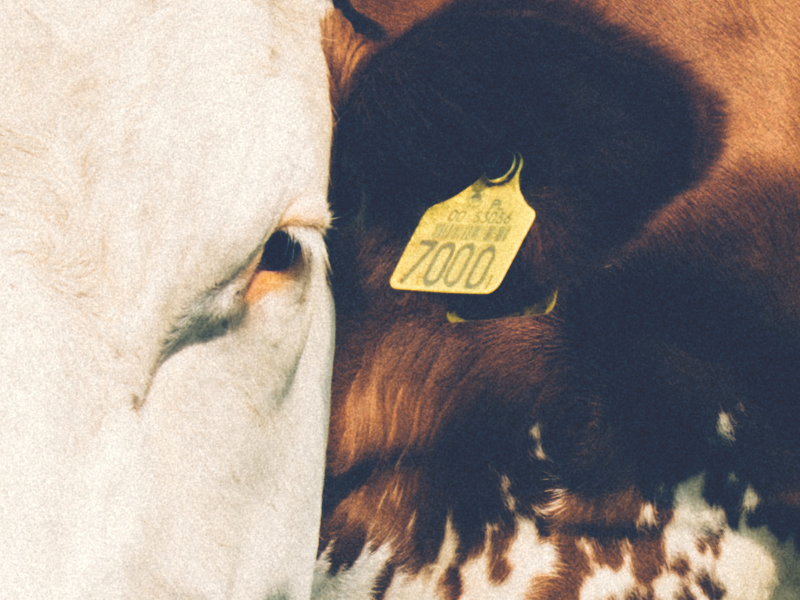
#> input picture TP3/images/train/vaca.jpg, 800 x 600 px
$ jupyter execute vaca_svm_improvements.ipynb
#> lines starting #> are read from the running program, lines starting #| are printed output that depends on the picture
### Importar Librerías Necesarias

[cell 1]
import numpy as np
import matplotlib.pyplot as plt
from PIL import Image
from sklearn.model_selection import train_test_split
import cv2

### Implementacion SVM

[cell 2]
def svm_sgd(X, y, C=1, lr=0.001, epochs=100):
    m, n = X.shape
    w = np.zeros(n)
    b = 0
    losses = []

    for epoch in range(epochs):
        # Calculamos la pérdida y el gradiente
        distances = 1 - y * (np.dot(X, w) + b)
        dw = np.zeros(n)
        db = 0
        loss = 0

        for i, d in enumerate(distances):
            if d > 0:
                dw += -C * y[i] * X[i]
                db += -C * y[i]
                loss += d
            else:
                dw += 0
                db += 0
        # Añadir la regularización
        dw = w + dw / m
        db = db / m
        loss = 0.5 * np.dot(w, w) + C * loss / m

        # Actualizar los pesos
        w -= lr * dw
        b -= lr * db

        losses.append(loss)

    return w, b, losses

## Cargar y Preparar las Imágenes de Entrenamiento

### Función para Cargar una Imagen y Extraer los Píxeles

[cell 3]
def load_image_pixels(image_path):
    image = Image.open(image_path)
    pixels = np.array(image)
    return pixels

# Función para cargar y convertir los píxeles al espacio HSV
def load_image_pixels_hsv(image_path):
#> called with image_path = '../images/train/vaca.jpg'
    image = Image.open(image_path)
#> image is the input picture: PIL image 800x600 RGB; mean R, G, B 150.4, 139.6, 133.5
    image_np = np.array(image)
    # Convertir de RGB a HSV
    image_hsv = cv2.cvtColor(image_np, cv2.COLOR_RGB2HSV)
#> image_hsv: shape (600, 800, 3); mean H, S, V 56.9, 64.8, 158.8
    return image_hsv

### Cargar las Imágenes y Extraer los Píxeles

[cell 4]
# Cargar imágenes
cow_pixels_hsv = load_image_pixels_hsv('../images/train/vaca.jpg')
grass_pixels_hsv = load_image_pixels_hsv('../images/train/pasto.jpg')
#> call 2 of load_image_pixels_hsv, with image_path = '../images/train/pasto.jpg'
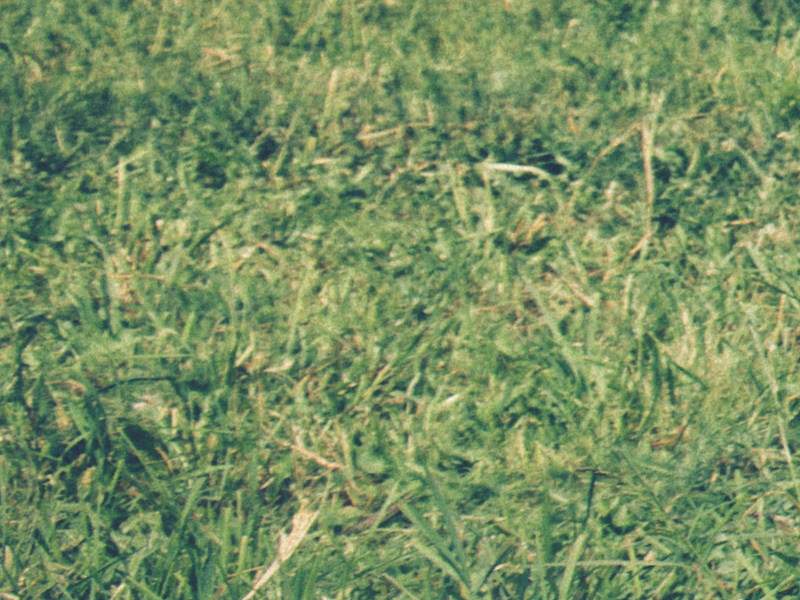
#> input picture TP3/images/train/pasto.jpg, 800 x 600 px
#> in load_image_pixels_hsv, image is the input picture: PIL image 800x600 RGB; mean R, G, B 120.4, 144.1, 98.2
#> in load_image_pixels_hsv (call 2), `image_hsv = cv2.cvtColor(image_np, cv2.COLOR_RGB2HSV)`: image_hsv: shape (600, 800, 3); mean H, S, V 48.7, 88, 144.8
sky_pixels_hsv = load_image_pixels_hsv('../images/train/cielo.jpg')
#> call 3 of load_image_pixels_hsv, with image_path = '../images/train/cielo.jpg'
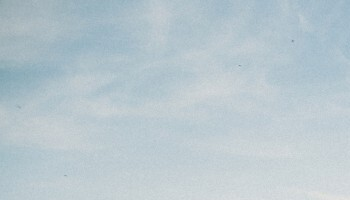
#> input picture TP3/images/train/cielo.jpg, 350 x 200 px
#> in load_image_pixels_hsv, image is the input picture: PIL image 350x200 RGB; mean R, G, B 184.5, 199.3, 206.3
#> in load_image_pixels_hsv (call 3), `image_hsv = cv2.cvtColor(image_np, cv2.COLOR_RGB2HSV)`: image_hsv: shape (200, 350, 3); mean H, S, V 99.4, 27.3, 206.3
